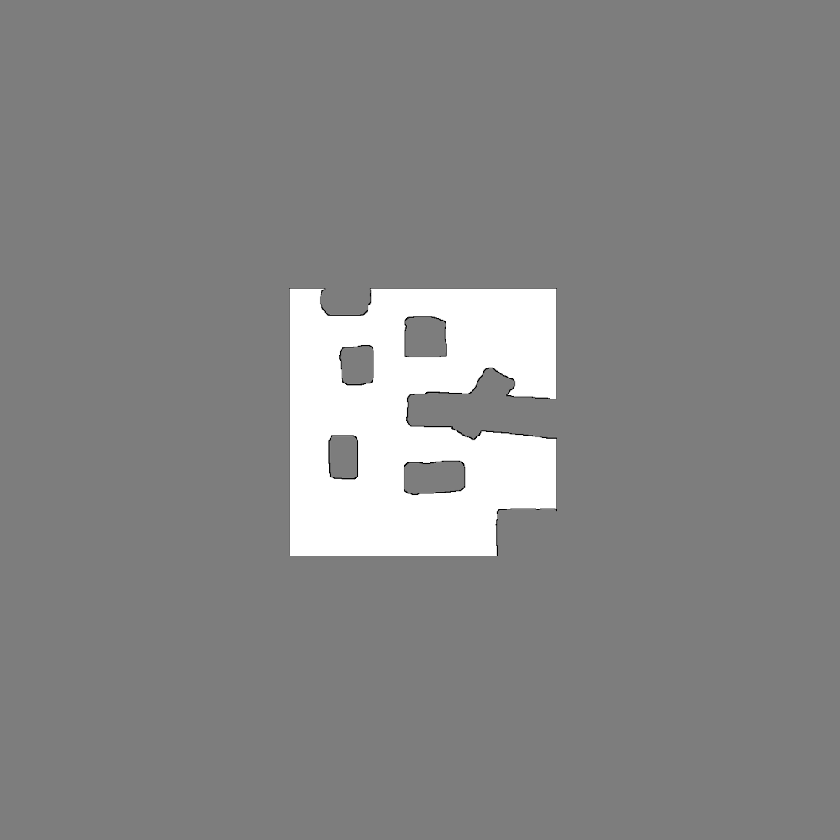
#> input picture data/ground_truth/cave.png, 840 x 840 px, shrunk from 1001 x 1001 before the run
$ jupyter execute --allow-errors metrics.ipynb
#> lines starting #> are read from the running program, lines starting #| are printed output that depends on the picture
[cell 1]
import os
import pathlib
import shutil
import glob
import math
import matplotlib
import matplotlib.pyplot as plt
from mpl_toolkits.mplot3d import Axes3D
import cv2 as cv
from skimage.metrics import structural_similarity
from skimage.metrics import mean_squared_error
import numpy as np

[cell 2]
MARGIN = 300

[cell 3]
# [9 lines left out: function calc_time, not called in this run]

def calc_dist(x1, y1, x2, y2):
    return math.sqrt((x1-x2)*(x1-x2) + (y1-y2)*(y1-y2))

# [36 lines left out: functions calc_odometry, calc_quality, not called in this run]

[cell 4]
def read_files(run):
    config_dir = str(pathlib.Path().absolute().parent) + '/files/' + run + '/'
    folders = [ name for name in os.listdir(config_dir) if os.path.isdir(os.path.join(config_dir, name)) ]
    runs = {}
    for folder in folders:
        if folder[:len(folder)-2] not in runs:
            runs[folder[:len(folder)-2]] = []
        runs[folder[:len(folder)-2]].append(folder)
    return runs

# [55 lines left out: function read_config, not called in this run]

[cell 5]
config = "single_robot_dist_cost"
ground_truth = cv.imread("../ground_truth/cave.png", 0)
#> ground_truth is the input picture: shape (840, 840); min 0, max 255, mean 134.8
#> (the rest of this cell did not finish here and is left out)


[cell 6]
dist_cost = []
#> (the rest of this cell did not finish here and is left out)

[cell 7]
config = "single_robot_inf_gain"
ground_truth = cv.imread("../ground_truth/cave.png", 0)
#> (the rest of this cell did not finish here and is left out)


[cell 8]
inf_gain = []
#> (the rest of this cell did not finish here and is left out)

[cell 9]
def calculate_norm(data):
    min_odom = min_time = min_quality = 9999999.9
    max_odom = max_time = max_quality = 0.0
    for item in data:
        if item['odometry_total_mean'] > max_odom:
            max_odom = item['odometry_total_mean']
        if item['odometry_total_mean'] < min_odom:
            min_odom = item['odometry_total_mean']
        if item['time_mean'] > max_time:
            max_time = item['time_mean']
        if item['time_mean'] < min_time:
            min_time = item['time_mean']
        if item['ssim_0_mean'] > max_quality:
            max_quality = item['ssim_0_mean']
        if item['ssim_0_mean'] < min_quality:
            min_quality = item['ssim_0_mean']
    for item in data:
        item['norm_odom'] = (item['odometry_total_mean'] - min_odom) / (max_odom - min_odom)
        item['norm_time'] = (item['time_mean'] - min_time) / (max_time - min_time)
        item['norm_quality'] = 1 - (item['ssim_0_mean'] - min_quality) / (max_quality - min_quality)
        item['zero_dist'] = math.sqrt(item['norm_odom']*item['norm_odom'] + item['norm_quality']*item['norm_quality'] + item['norm_time']*item['norm_time'])

[cell 10]
calculate_norm(dist_cost)
calculate_norm(inf_gain)

[cell 11]
font = {"weight" : "bold"}
font_ticks = {
    "labelsize": 10}
font_axes = {
    'titlesize' : 20,
    'labelsize'   : 20}
font_legend = {
    'fontsize' : 22}
matplotlib.rc("font", **font)
matplotlib.rc('xtick', **font_ticks)
matplotlib.rc('ytick', **font_ticks)
matplotlib.rc('axes', **font_axes)

[cell 12]
from mpl_toolkits.mplot3d.proj3d import proj_transform
from matplotlib.text import Annotation
class Annotation3D(Annotation):
    '''Annotate the point xyz with text s'''

    def __init__(self, s, xyz, *args, **kwargs):
        Annotation.__init__(self,s, xy=(0,0), *args, **kwargs)
        self._verts3d = xyz

    # [11 lines left out: functions draw, annotate3D, not called in this run]

[cell 13]
def plot_scatter(x_name, y_name, z_name, data, title, config1, config2):
#> called with x_name = 'norm_odom', y_name = 'norm_time', z_name = 'norm_quality', title = 'Comparação das configurações Dist Cost', config1 = 1, config2 = 2
    xs = []
    ys = []
    zs = []
    fig = plt.figure(figsize=(15,10))
    ax = fig.add_subplot(111, projection='3d')

    for item in data:
        print(item['config'])
        label = item['config'].split('_')
        xs.append(item[x_name])
        ys.append(item[y_name])
        zs.append(item[z_name])
        annotate3D(ax, s=label[config1] + ', ' + label[config2], xyz=(item[x_name], item[y_name], item[z_name]), fontsize=10, xytext=(-3,3),
               textcoords='offset points', ha='right',va='bottom')


    ax.scatter(xs, ys, zs=zs, zdir='z', s=40, c=None, depthshade=True)
    ax.set_xlabel("Odometry", labelpad=20)
    ax.set_ylabel("Time", labelpad=20)
    ax.set_zlabel("Map Quality", labelpad=20)
    ax.set_title(title, pad=30)
    plt.show()
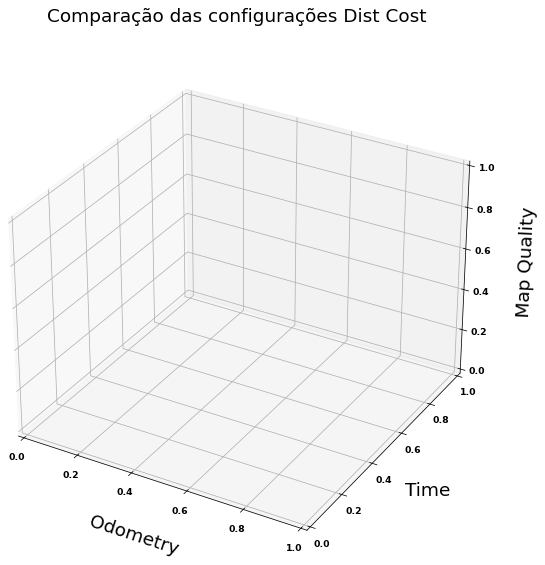
#> figure drawn by matplotlib, 1 panel

[cell 14]
plot_scatter('norm_odom', 'norm_time', 'norm_quality', dist_cost, "Comparação das configurações Dist Cost", 1, 2)

[cell 15]
plot_scatter('norm_odom', 'norm_time', 'norm_quality', inf_gain, "Comparação das configurações Inf Gain", 3, 4)

[cell 16]
def get_best_configs(data):
    best = sorted(data, key=lambda k: k['zero_dist'])[:3]
    for item in best:
        print(item['config'])

[cell 17]
get_best_configs(dist_cost)
get_best_configs(inf_gain)

[cell 18]
### Multi Robot

[cell 19]
config = "single_robot_dist_cost_inf_gain"
ground_truth = cv.imread("../ground_truth/cave.png", 0)
#> (the rest of this cell did not finish here and is left out)


[cell 20]
dist_cost_inf_gain = []
#> (the rest of this cell did not finish here and is left out)

[cell 21]
calculate_norm(dist_cost_inf_gain)

[cell 22]
plot_scatter('norm_odom', 'norm_time', 'norm_quality', dist_cost_inf_gain, "Comparação das configurações Sistema Completo", 1, 2)
#> call 3 of plot_scatter, with x_name = 'norm_odom', y_name = 'norm_time', z_name = 'norm_quality', config1 = 1, config2 = 2
#> in plot_scatter (call 3), `plt.show()`:
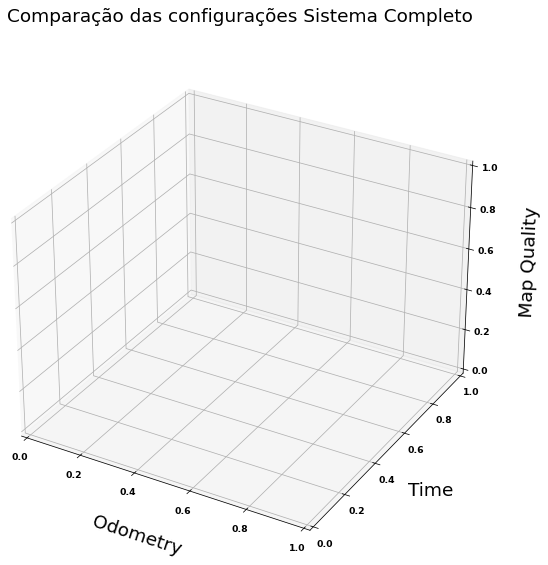
#> figure drawn by matplotlib, 1 panel

[cell 23]
get_best_configs(dist_cost_inf_gain)
